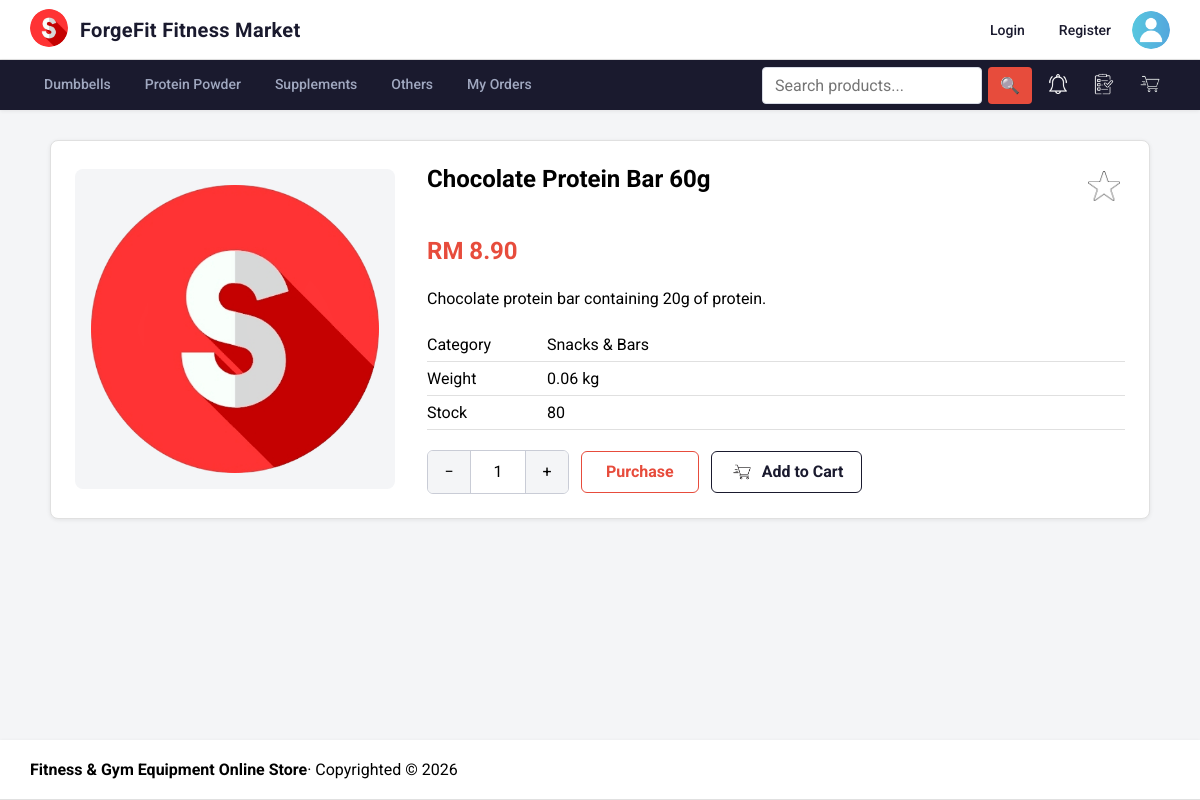
Screenshot of /product/product.php?id=25 with the database file from the repository.
### tables this page shows
CREATE TABLE IF NOT EXISTS `product` (
    `product_id` INT AUTO_INCREMENT PRIMARY KEY,
    `category_id` INT NOT NULL,
    `product_name` VARCHAR(150) NOT NULL,
    `price` DECIMAL(10,2) NOT NULL,
    `weight` DECIMAL(8,2) NOT NULL DEFAULT 0.00,
    `description` TEXT NULL,
    `stock` INT NOT NULL DEFAULT 0,
    `availability` BOOLEAN NOT NULL DEFAULT TRUE,
    `created_at` TIMESTAMP DEFAULT CURRENT_TIMESTAMP,
    `updated_at` TIMESTAMP DEFAULT CURRENT_TIMESTAMP ON UPDATE CURRENT_TIMESTAMP,
    FOREIGN KEY (`category_id`) REFERENCES `category`(`category_id`) ON DELETE RESTRICT
);

CREATE TABLE IF NOT EXISTS `category` (
    `category_id` INT AUTO_INCREMENT PRIMARY KEY,
    `name` VARCHAR(100) NOT NULL UNIQUE
);

### app/product/product.php (the view, shortened to what this page needs)
<?php
require '../_base.php';
$id = filter_var($_GET['id'] ?? null, FILTER_VALIDATE_INT);
$product = null;
if ($id) {
    $stmt = $_db->prepare(
        'SELECT p.product_id,
                p.category_id,
                p.product_name,
                p.price,
                p.weight,
                p.description,
                p.stock,
                p.availability,
                c.name AS category_name
         FROM product AS p
         LEFT JOIN category AS c ON c.category_id = p.category_id
         WHERE p.product_id = ?'
    );
    $stmt->execute([$id]);
    $product = $stmt->fetch();
}
$isWishlisted = false;
$hasStockReminder = false;
$productImages = [];
if ($product) {
    $imagesStmt = $_db->prepare(
        'SELECT product_imageid FROM product_image WHERE product_id = ? ORDER BY product_imageid'
    );
    $imagesStmt->execute([$product->product_id]);
    $productImages = array_column($imagesStmt->fetchAll(), 'product_imageid');
}
$mainImage = $productImages ? '/photos/' . htmlspecialchars($productImages[0]) : '/images/sport.png';
$isBlocked = !$product || !$product->availability;
include '../_head.php';
?>
<?php if ($product && !$isBlocked): ?>
    <article class="product-detail">
        <div class="product-detail-gallery">
            <div class="product-detail-main">
                <img id="product-main-image" src="<?= $mainImage ?>" alt="<?= htmlspecialchars($product->product_name) ?>">
            </div>
        </div>
        <section class="product-detail-content">
            <div class="product-detail-title">
                <h2><?= htmlspecialchars($product->product_name) ?></h2>
                <button
                    class="favourite-button"
                    type="button"
                    data-favourite-star
                    data-login-required
                    data-product-id="<?= htmlspecialchars($product->product_id) ?>"
                    aria-pressed="<?= $isWishlisted ? 'true' : 'false' ?>"
                    aria-label="<?= $isWishlisted ? 'Remove' : 'Add' ?> <?= htmlspecialchars($product->product_name) ?> <?= $isWishlisted ? 'from' : 'to' ?> wishlist"
                >
                    <img src="/images/<?= $isWishlisted ? 'yellowstar.png' : 'emptystar.png' ?>" alt="">
                </button>
            </div>
            <p class="product-detail-price">RM <?= htmlspecialchars($product->price) ?></p>
            <p><?= htmlspecialchars($product->description) ?></p>
            <dl class="product-details-list">
                <div>
                    <dt>Category</dt>
                    <dd><?= htmlspecialchars($product->category_name ?? 'Unknown') ?></dd>
                </div>
                <div>
                    <dt>Weight</dt>
                    <dd><?= htmlspecialchars($product->weight) ?> kg</dd>
                </div>
                <div>
                    <dt>Stock</dt>
                    <dd><?= htmlspecialchars($product->stock) ?></dd>
                </div>
            </dl>
            <?php if ($product->stock < 1): ?>
                <button
                    type="button"
                    id="stock-reminder-button"
                    class="remind-me-button<?= $hasStockReminder ? ' remind-me-button--requested' : '' ?>"
                    data-login-required
                    data-product-id="<?= htmlspecialchars($product->product_id) ?>"
                    aria-pressed="<?= $hasStockReminder ? 'true' : 'false' ?>"
                >
                    <?= $hasStockReminder ? 'Cancel Reminder' : 'Notify Me' ?>
                </button>
            <?php else: ?>
                <form
                    class="purchase-controls"
                    method="post"
                    action="/cart/cart-add.php"
                    data-quantity-control
                    data-stock="<?= htmlspecialchars($product->stock) ?>"
                >
                    <div class="quantity-box" aria-label="Product quantity">
                        <button type="button" data-quantity-minus aria-label="Decrease quantity">−</button>
                        <input
                            type="number"
                            name="quantity"
                            value="1"
                            min="1"
                            max="<?= htmlspecialchars($product->stock) ?>"
                            aria-label="Quantity"
                            readonly
                        >
                        <button type="button" data-quantity-plus aria-label="Increase quantity">+</button>
                    </div>
                    <button class="purchase-button" type="submit" name="intent" value="checkout" data-login-required>
                        Purchase
                    </button>
                    <button class="add-cart-button" type="submit" name="intent" value="cart" data-login-required>
                        <img src="/images/cart.png" alt="">
                        <span>Add to Cart</span>
                    </button>
                </form>
            <?php endif; ?>
        </section>
    </article>
<?php endif; ?>
<?php include '../_foot.php'; ?>

### app/css/app.css (style rules this page uses)
body, input, button, textarea, select { font: 16px 'Roboto', sans-serif; }
body { margin: 0; min-height: 100vh; display: grid; grid-template-rows: auto auto 1fr auto; grid-template-columns: 1fr; background: #f4f5f7; }
.product-detail { padding: 24px; display: grid; grid-template-columns: minmax(220px, 320px) 1fr; gap: 32px; background: #ffffff; border: 1px solid #e0e0e0; border-radius: 8px; box-shadow: 0 1px 4px rgba(0, 0, 0, 0.08); }
.product-detail-gallery { align-self: center; }
.product-detail-main { padding: 16px; box-sizing: border-box; background: #f4f5f7; border-radius: 8px; }
.product-detail-main > img { display: block; width: 100%; height: 288px; object-fit: contain; }
.product-detail-title { display: flex; align-items: flex-start; justify-content: space-between; gap: 16px; }
.product-detail-content h2 { margin-top: 0; }
.favourite-button { width: 42px; height: 42px; padding: 5px; flex: 0 0 auto; border: 0; background: transparent; cursor: pointer; }
.favourite-button img { width: 100%; height: 100%; object-fit: contain; }
.product-detail-price { color: #e74c3c; font-size: 24px; font-weight: 700; }
.product-details-list { margin: 20px 0; }
.product-details-list div { padding: 7px 0; display: grid; grid-template-columns: 120px 1fr; border-bottom: 1px solid #e0e0e0; }
.product-details-list dt { font-weight: 400; }
.product-details-list dd { margin: 0; }
.purchase-controls, .quantity-box { display: flex; align-items: center; }
.purchase-controls { gap: 12px; }
.quantity-box { border: 1px solid #c9ccd6; border-radius: 6px; overflow: hidden; }
.quantity-box button, .quantity-box input, .purchase-button { height: 42px; border: 0; font: inherit; }
.quantity-box button { width: 42px; background: #f4f5f7; cursor: pointer; }
.quantity-box input { width: 54px; padding: 0; text-align: center; appearance: textfield; border-right: 1px solid #c9ccd6; border-left: 1px solid #c9ccd6; }
.purchase-button { padding: 0 24px; border: 1px solid #e74c3c; border-radius: 6px; color: #e74c3c; background: transparent; font-weight: 700; cursor: pointer; transition: background 0.2s ease, color 0.2s ease; }
.add-cart-button { height: 42px; display: inline-flex; align-items: center; gap: 8px; padding: 0 18px; border: 1px solid #1a1a2e; border-radius: 6px; color: #1a1a2e; background: transparent; font: inherit; font-weight: 700; cursor: pointer; transition: background 0.2s ease, color 0.2s ease; }
.add-cart-button img { width: 24px; height: 24px; object-fit: contain; filter: invert(1); transition: filter 0.2s ease; }

### rows the page displays
product: product_name "Chocolate Protein Bar 60g", price "8.90", description "Chocolate protein bar containing 20g of protein.", category.name "Snacks & Bars", weight "0.06", stock "80"
